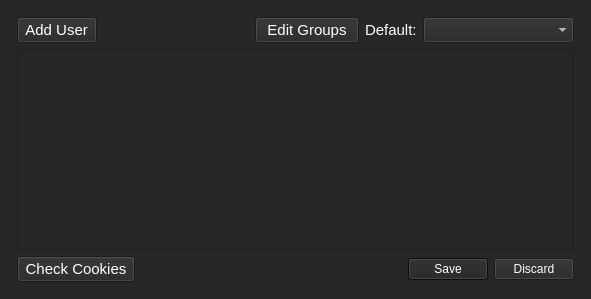
<?xml version="1.0" encoding="UTF-8"?>
<ui version="4.0">
 <class>WatchersList_Dialog</class>
 <widget class="QDialog" name="WatchersList_Dialog">
  <property name="geometry">
   <rect>
    <x>0</x>
    <y>0</y>
    <width>591</width>
    <height>299</height>
   </rect>
  </property>
  <property name="sizePolicy">
   <sizepolicy hsizetype="Expanding" vsizetype="Expanding">
    <horstretch>0</horstretch>
    <verstretch>0</verstretch>
   </sizepolicy>
  </property>
  <property name="minimumSize">
   <size>
    <width>400</width>
    <height>200</height>
   </size>
  </property>
  <property name="maximumSize">
   <size>
    <width>1000</width>
    <height>600</height>
   </size>
  </property>
  <property name="baseSize">
   <size>
    <width>500</width>
    <height>250</height>
   </size>
  </property>
  <property name="font">
   <font>
    <family>Arial</family>
    <pointsize>11</pointsize>
   </font>
  </property>
  <property name="windowTitle">
   <string>Users List</string>
  </property>
  <property name="styleSheet">
   <string notr="true">background-color: rgb(39, 39, 39);
color: rgb(255, 255, 255);
alternate-background-color: rgb(39, 39, 39);
selection-background-color: rgb(15, 15, 15);</string>
  </property>
  <layout class="QVBoxLayout" name="verticalLayout_2">
   <item>
    <layout class="QVBoxLayout" name="verticalLayout">
     <property name="sizeConstraint">
      <enum>QLayout::SetDefaultConstraint</enum>
     </property>
     <property name="leftMargin">
      <number>6</number>
     </property>
     <property name="topMargin">
      <number>6</number>
     </property>
     <property name="rightMargin">
      <number>6</number>
     </property>
     <property name="bottomMargin">
      <number>6</number>
     </property>
     <item>
      <layout class="QHBoxLayout" name="horizontalLayout">
       <item>
        <widget class="QPushButton" name="addUser_Button">
         <property name="font">
          <font>
           <family>Arial</family>
           <pointsize>11</pointsize>
          </font>
         </property>
         <property name="styleSheet">
          <string notr="true">color: rgb(255, 255, 255);</string>
         </property>
         <property name="text">
          <string> Add User </string>
         </property>
        </widget>
       </item>
       <item>
        <spacer name="horizontalSpacer">
         <property name="orientation">
          <enum>Qt::Horizontal</enum>
         </property>
         <property name="sizeHint" stdset="0">
          <size>
           <width>40</width>
           <height>20</height>
          </size>
         </property>
        </spacer>
       </item>
       <item>
        <widget class="QPushButton" name="EditGroups_Button">
         <property name="font">
          <font>
           <family>Arial</family>
           <pointsize>11</pointsize>
          </font>
         </property>
         <property name="text">
          <string>  Edit Groups  </string>
         </property>
        </widget>
       </item>
       <item>
        <widget class="QLabel" name="label">
         <property name="font">
          <font>
           <family>Arial</family>
           <pointsize>11</pointsize>
          </font>
         </property>
         <property name="text">
          <string>Default:</string>
         </property>
        </widget>
       </item>
       <item>
        <widget class="QComboBox" name="DefUser_ComboBox">
         <property name="sizePolicy">
          <sizepolicy hsizetype="Expanding" vsizetype="Fixed">
           <horstretch>0</horstretch>
           <verstretch>0</verstretch>
          </sizepolicy>
         </property>
         <property name="font">
          <font>
           <family>Arial</family>
           <pointsize>11</pointsize>
          </font>
         </property>
        </widget>
       </item>
      </layout>
     </item>
     <item>
      <widget class="QTableView" name="Users_Table">
       <property name="font">
        <font>
         <family>Arial</family>
         <pointsize>14</pointsize>
        </font>
       </property>
      </widget>
     </item>
     <item>
      <layout class="QHBoxLayout" name="horizontalLayout_2">
       <item>
        <widget class="QPushButton" name="CheckCookies_Button">
         <property name="text">
          <string> Check Cookies </string>
         </property>
        </widget>
       </item>
       <item>
        <widget class="QDialogButtonBox" name="buttonBox">
         <property name="font">
          <font>
           <family>MS Shell Dlg 2</family>
           <pointsize>8</pointsize>
          </font>
         </property>
         <property name="styleSheet">
          <string notr="true">color: rgb(255, 255, 255);</string>
         </property>
         <property name="orientation">
          <enum>Qt::Horizontal</enum>
         </property>
         <property name="standardButtons">
          <set>QDialogButtonBox::Discard|QDialogButtonBox::Save</set>
         </property>
        </widget>
       </item>
      </layout>
     </item>
    </layout>
   </item>
  </layout>
 </widget>
 <resources/>
 <connections>
  <connection>
   <sender>buttonBox</sender>
   <signal>accepted()</signal>
   <receiver>WatchersList_Dialog</receiver>
   <slot>accept()</slot>
   <hints>
    <hint type="sourcelabel">
     <x>248</x>
     <y>254</y>
    </hint>
    <hint type="destinationlabel">
     <x>157</x>
     <y>274</y>
    </hint>
   </hints>
  </connection>
  <connection>
   <sender>buttonBox</sender>
   <signal>accepted()</signal>
   <receiver>WatchersList_Dialog</receiver>
   <slot>close()</slot>
   <hints>
    <hint type="sourcelabel">
     <x>316</x>
     <y>260</y>
    </hint>
    <hint type="destinationlabel">
     <x>286</x>
     <y>274</y>
    </hint>
   </hints>
  </connection>
 </connections>
</ui>
